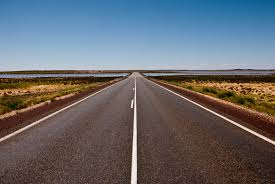
#> input picture img/line2.jpg, 275 x 184 px, found by its file name
$ jupyter execute Hough_Line_Detection.ipynb
#> lines starting #> are read from the running program, lines starting #| are printed output that depends on the picture; after the words box and inside, x2 and y2 are one past the last pixel; in counts of white or black regions, pixels touching at a corner belong together
# ข้อ 6: ตรวจหาเส้นตรงด้วย Hough Lines

Notebook นี้ใช้สำหรับตรวจหาเส้นตรงจากภาพขอบ (Edge Image) และวาดเส้นสีแดง พร้อมนับจำนวนเส้นตรงที่พบ

[cell 1]
import cv2
import numpy as np
import matplotlib.pyplot as plt
import os

[cell 2]
def load_and_convert_to_grayscale(image_path):
    image = cv2.imread(image_path)
#> image is the input picture: shape (184, 275, 3); mean B, G, R 109.4, 104.3, 102.2
    if image is None:
        print(f"Error: Could not load image from {image_path}")
        return None, None
    gray = cv2.cvtColor(image, cv2.COLOR_BGR2GRAY)
    return image, gray

def canny_edge_detection(gray_image):
    blurred = cv2.GaussianBlur(gray_image, (5, 5), 1.4)
    edges = cv2.Canny(blurred, threshold1=100, threshold2=200)
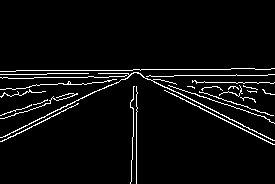
#> edges: shape (184, 275); 4.6% white in thin lines or dots, all inside (x1, y1, x2, y2) = (0, 68, 275, 184)
    #edges = cv2.Canny(edges, threshold1=100, threshold2=200)
    return edges

def hough_line_detection(edge_image, original_image):
    lines = cv2.HoughLinesP(
        edge_image,
        rho=1,
        theta=np.pi / 180,
        threshold=100,
        minLineLength=100,
        maxLineGap=10
    )
#> lines = [[133, 72, 274, 140], [1, 137, 131, 74]]

    result = original_image.copy()
    line_count = 0  # ตัวแปรสำหรับเก็บจำนวนเส้น

    if lines is not None:
        line_count = len(lines)  # 1. นับจำนวนเส้นที่เจอ
#> line_count = 2
        for line in lines:
            x1, y1, x2, y2 = line[0]
            cv2.line(result, (x1, y1), (x2, y2), (0, 0, 255), 2)
#> this loop made 2 passes
#> result: shape (184, 275, 3); 1.57% of pixels changed, all inside (x1, y1, x2, y2) = (0, 71, 275, 142)
    return result, line_count # ส่งค่าจำนวนเส้นกลับไปด้วย

def process_image(image_path, output_dir="output"):
    if not os.path.exists(output_dir):
        os.makedirs(output_dir)

    original, gray = load_and_convert_to_grayscale(image_path)
    if gray is None:
        return

    edges = canny_edge_detection(gray)
    hough_img, count = hough_line_detection(edges, original)
#> count = 2

    results = {
        "Original": cv2.cvtColor(original, cv2.COLOR_BGR2RGB),
        "Grayscale": gray,
        "Canny Edge": edges,
        f"Hough Line (Count: {count})": cv2.cvtColor(hough_img, cv2.COLOR_BGR2RGB)
    }

    fig, axes = plt.subplots(2, 2, figsize=(12, 10))
    fig.suptitle("Canny Edge + Hough Line Transform", fontsize=16)

    for ax, (title, img) in zip(axes.ravel(), results.items()):
        cmap = 'gray' if len(img.shape) == 2 else None
        ax.imshow(img, cmap=cmap)
        ax.set_title(title)
        ax.axis('off')
#> this loop made 4 passes
#> title on passes 1, 4: 'Original', 'Hough Line (Count: 2)'

    plt.tight_layout()
    save_path = os.path.join(output_dir, f"hough_{os.path.basename(image_path)}")
    plt.savefig(save_path)
    plt.show()

if __name__ == "__main__":
    image_path = "C:\\Users\\enjoykubphom\\Documents\\GitHub\\Mini_Visionv1\\img\\line2.jpg"   # เปลี่ยนเป็นรูปของคุณ
    process_image(image_path)

[cell 3]
if __name__ == "__main__":
    image_path = "C:\\Users\\enjoykubphom\\Documents\\GitHub\\Mini_Visionv1\\img\\line4.jpg"   # เปลี่ยนเป็นรูปของคุณ
    process_image(image_path)
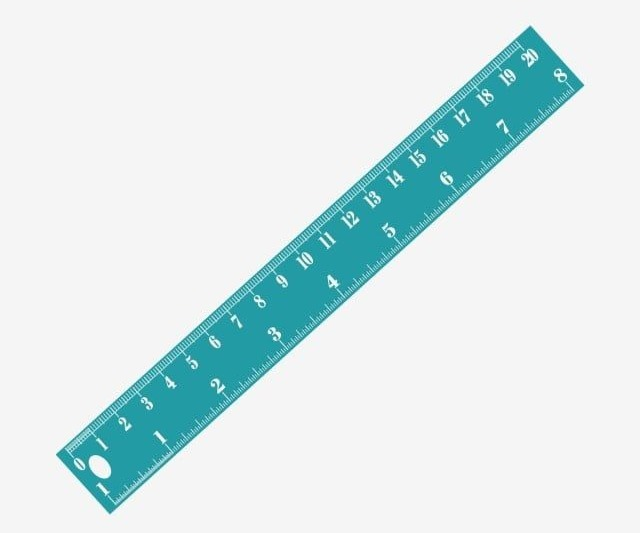
#> input picture img/line4.jpg, 640 x 533 px, found by its file name
#> in load_and_convert_to_grayscale, image is the input picture: shape (533, 640, 3); mean B, G, R 233.8, 232.7, 216.4
#> in canny_edge_detection (call 2), `edges = cv2.Canny(blurred, threshold1=100, threshold2=200)`: edges: shape (533, 640); 1.3% white in thin lines or dots, all inside (x1, y1, x2, y2) = (56, 26, 584, 514)
#> the loop in hough_line_detection (call 2), `for line in lines:` made 4 passes
#> (x1, y1, x2, y2) on passes 1 to 4: (110, 513, 578, 91), (66, 443, 529, 26), (56, 453, 462, 87), (383, 266, 583, 85)
#> after the loop in hough_line_detection (call 2), `for line in lines:`: result: shape (533, 640, 3); 1.36% of pixels changed, all inside (x1, y1, x2, y2) = (55, 25, 585, 515)
#> the loop in process_image (call 2), `for ax, (title, img) in zip(axes.ravel(), results.items()):` made 4 passes
#> title on passes 1, 4: 'Original', 'Hough Line (Count: 4)'

[cell 4]
def load_and_convert_to_grayscale(image_path):
    image = cv2.imread(image_path)
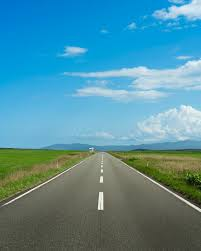
#> input picture img/line5.jpg, 201 x 251 px, found by its file name
#> image is the input picture: shape (251, 201, 3); mean B, G, R 159.1, 143.2, 82.9
    if image is None:
        print(f"Error: Could not load image from {image_path}")
        return None, None
    gray = cv2.cvtColor(image, cv2.COLOR_BGR2GRAY)
#> gray: shape (251, 201)
    return image, gray

def canny_edge_detection(gray_image):
    blurred = cv2.GaussianBlur(gray_image, (5, 5), 1.4)
#> blurred: shape (251, 201)
    edges = cv2.Canny(blurred, threshold1=70, threshold2=150)
#> edges: shape (251, 201); 2.3% white in thin lines or dots, all inside (x1, y1, x2, y2) = (0, 0, 201, 212)
    kernels = np.ones((3, 3), dtype=np.uint8)
    edges = cv2.morphologyEx(edges, cv2.MORPH_CLOSE, kernels, iterations=1)
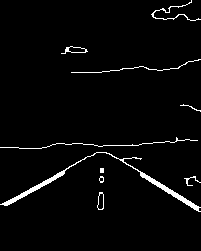
#> edges: shape (251, 201); 2.9% white; 10 white regions, largest, box (x1, y1, x2, y2) and area: (0, 152, 201, 212) 763, (0, 137, 198, 149) 205, (71, 59, 201, 73) 138
    return edges

def hough_line_detection(edge_image, original_image):
    lines = cv2.HoughLinesP(
        edge_image,
        rho=1,
        theta=np.pi / 180,
        threshold=65,
        minLineLength=80,
        maxLineGap=10
    )
#> lines = [[118, 158, 200, 211], [2, 204, 97, 152]]

    result = original_image.copy()
    line_count = 0  # ตัวแปรสำหรับเก็บจำนวนเส้น

    if lines is not None:
        line_count = len(lines)  # 1. นับจำนวนเส้นที่เจอ
#> line_count = 2
        for line in lines:
            x1, y1, x2, y2 = line[0]
            cv2.line(result, (x1, y1), (x2, y2), (0, 0, 255), 2)
#> this loop made 2 passes
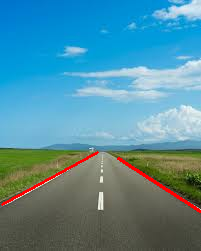
#> result: shape (251, 201, 3); 1.24% of pixels changed, all inside (x1, y1, x2, y2) = (1, 151, 201, 213)
    return result, line_count # ส่งค่าจำนวนเส้นกลับไปด้วย

def process_image(image_path, output_dir="output"):
    if not os.path.exists(output_dir):
        os.makedirs(output_dir)

    original, gray = load_and_convert_to_grayscale(image_path)
    if gray is None:
        return

    edges = canny_edge_detection(gray)
    hough_img, count = hough_line_detection(edges, original)
#> count = 2

    results = {
        "Original": cv2.cvtColor(original, cv2.COLOR_BGR2RGB),
        "Grayscale": gray,
        "Canny Edge": edges,
        f"Hough Line (Count: {count})": cv2.cvtColor(hough_img, cv2.COLOR_BGR2RGB)
    }

    fig, axes = plt.subplots(2, 2, figsize=(12, 10))
    fig.suptitle("Canny Edge + Hough Line Transform", fontsize=16)

    for ax, (title, img) in zip(axes.ravel(), results.items()):
        cmap = 'gray' if len(img.shape) == 2 else None
        ax.imshow(img, cmap=cmap)
        ax.set_title(title)
        ax.axis('off')

    plt.tight_layout()
    save_path = os.path.join(output_dir, f"hough_{os.path.basename(image_path)}")
    plt.savefig(save_path)
    plt.show()

if __name__ == "__main__":
    image_path = "C:\\Users\\enjoykubphom\\Documents\\GitHub\\Mini_Visionv1\\img\\line5.jpg"   # เปลี่ยนเป็นรูปของคุณ
    process_image(image_path)

[cell 5]
def load_and_convert_to_grayscale(image_path):
    image = cv2.imread(image_path)
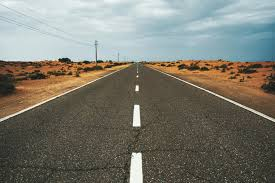
#> input picture img/line8.jpg, 275 x 183 px, found by its file name
#> image is the input picture: shape (183, 275, 3); mean B, G, R 112, 122.2, 123.2
    if image is None:
        print(f"Error: Could not load image from {image_path}")
        return None, None
    gray = cv2.cvtColor(image, cv2.COLOR_BGR2GRAY)
#> gray: shape (183, 275)
    return image, gray

def canny_edge_detection(gray_image):
    blurred = cv2.GaussianBlur(gray_image, (5, 5), 1.4)
#> blurred: shape (183, 275)
    edges = cv2.Canny(blurred, threshold1=150, threshold2=200)
#> edges: shape (183, 275); 2.1% white in thin lines or dots, all inside (x1, y1, x2, y2) = (0, 57, 275, 183)
    #edges = cv2.Canny(edges, threshold1=100, threshold2=200)
    return edges

def hough_line_detection(edge_image, original_image):
    lines = cv2.HoughLinesP(
        edge_image,
        rho=1,
        theta=np.pi / 180,
        threshold=80,
        minLineLength=80,
        maxLineGap=10
    )
#> lines = [[4, 61, 176, 61], [1, 121, 112, 74], [184, 82, 273, 121]]

    result = original_image.copy()
    line_count = 0  # ตัวแปรสำหรับเก็บจำนวนเส้น

    if lines is not None:
        line_count = len(lines)  # 1. นับจำนวนเส้นที่เจอ
#> line_count = 3
        for line in lines:
            x1, y1, x2, y2 = line[0]
            cv2.line(result, (x1, y1), (x2, y2), (0, 0, 255), 2)
#> this loop made 3 passes
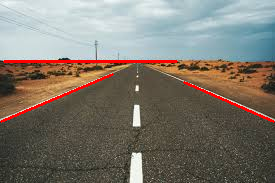
#> result: shape (183, 275, 3); 2.18% of pixels changed, all inside (x1, y1, x2, y2) = (0, 60, 275, 123)
    return result, line_count # ส่งค่าจำนวนเส้นกลับไปด้วย

def process_image(image_path, output_dir="output"):
    if not os.path.exists(output_dir):
        os.makedirs(output_dir)

    original, gray = load_and_convert_to_grayscale(image_path)
    if gray is None:
        return

    edges = canny_edge_detection(gray)
    hough_img, count = hough_line_detection(edges, original)
#> count = 3

    results = {
        "Original": cv2.cvtColor(original, cv2.COLOR_BGR2RGB),
        "Grayscale": gray,
        "Canny Edge": edges,
        f"Hough Line (Count: {count})": cv2.cvtColor(hough_img, cv2.COLOR_BGR2RGB)
    }

    fig, axes = plt.subplots(2, 2, figsize=(12, 10))
    fig.suptitle("Canny Edge + Hough Line Transform", fontsize=16)

    for ax, (title, img) in zip(axes.ravel(), results.items()):
        cmap = 'gray' if len(img.shape) == 2 else None
        ax.imshow(img, cmap=cmap)
        ax.set_title(title)
        ax.axis('off')
#> this loop made 4 passes
#> title on passes 1, 4: 'Original', 'Hough Line (Count: 3)'

    plt.tight_layout()
    save_path = os.path.join(output_dir, f"hough_{os.path.basename(image_path)}")
    plt.savefig(save_path)
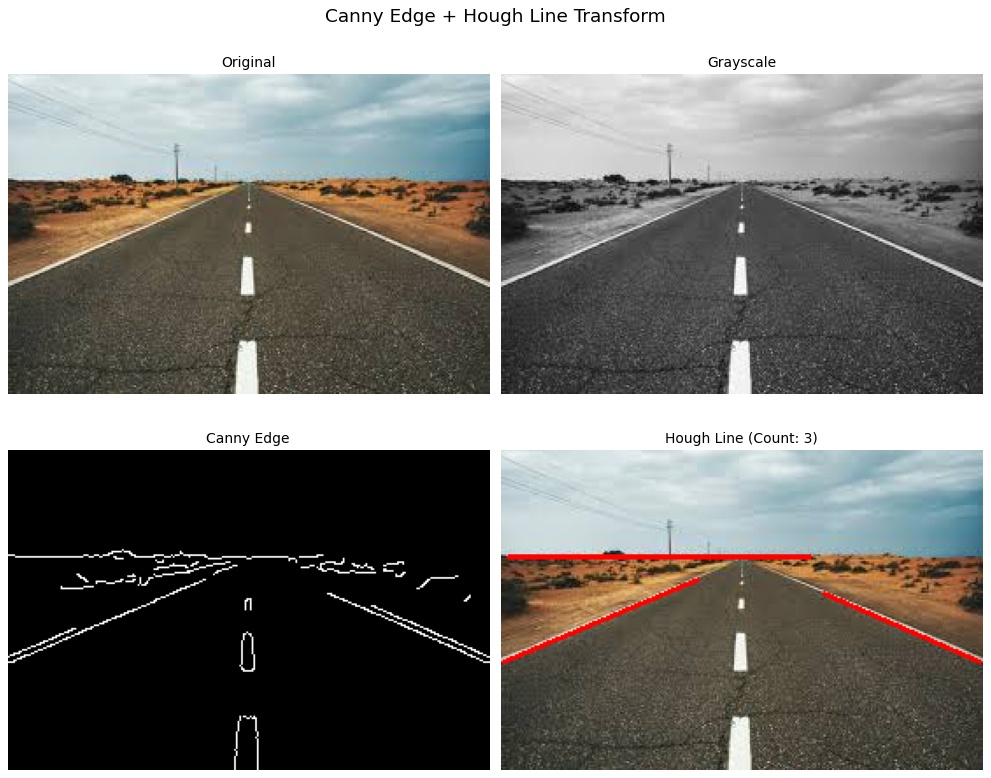
#> figure drawn by matplotlib, 4 panels
    plt.show()

if __name__ == "__main__":
    image_path = "C:\\Users\\enjoykubphom\\Documents\\GitHub\\Mini_Visionv1\\img\\line8.jpg"   # เปลี่ยนเป็นรูปของคุณ
    process_image(image_path)

# เช็คพารามิเตอร์เพื่อมาปรับ

[cell 6]
import cv2
import numpy as np

img = cv2.imread(r"C:\Users\enjoykubphom\Documents\GitHub\Mini_Visionv1\img\line4.jpg")
gray = cv2.cvtColor(img, cv2.COLOR_BGR2GRAY)

cv2.namedWindow("Hough Tune", cv2.WINDOW_NORMAL)

def nothing(x):
    pass

# ---- Trackbars ----
cv2.createTrackbar("Canny Low", "Hough Tune", 50, 300, nothing)
cv2.createTrackbar("Canny High", "Hough Tune", 150, 300, nothing)
cv2.createTrackbar("Kernel", "Hough Tune", 3, 11, nothing)
cv2.createTrackbar("Morph Iter", "Hough Tune", 1, 5, nothing)
cv2.createTrackbar("Theta", "Hough Tune", 180, 360, nothing)
cv2.createTrackbar("Hough Th", "Hough Tune", 80, 200, nothing)
cv2.createTrackbar("Min Len", "Hough Tune", 80, 300, nothing)
cv2.createTrackbar("Max Gap", "Hough Tune", 10, 50, nothing)

while True:
    low = cv2.getTrackbarPos("Canny Low", "Hough Tune")
#> low = 50
    high = cv2.getTrackbarPos("Canny High", "Hough Tune")
#> high = 150
    k = cv2.getTrackbarPos("Kernel", "Hough Tune")
#> k = 3
    it = cv2.getTrackbarPos("Morph Iter", "Hough Tune")
#> it = 1
    the = cv2.getTrackbarPos("Theta", "Hough Tune")
#> the = 180
    th = cv2.getTrackbarPos("Hough Th", "Hough Tune")
#> th = 80
    minL = cv2.getTrackbarPos("Min Len", "Hough Tune")
#> minL = 80
    gap = cv2.getTrackbarPos("Max Gap", "Hough Tune")
#> gap = 10

    if k % 2 == 0:
        k += 1
    if the == 0:
        the = 1

    blurred = cv2.GaussianBlur(gray, (5, 5), 1.4)
    edges = cv2.Canny(blurred, threshold1=low, threshold2=high)
    #edges = cv2.Canny(edges, threshold1=100, threshold2=200)
    kernel = cv2.getStructuringElement(cv2.MORPH_RECT, (k, k))
#> kernel = [[1, 1, 1], [1, 1, 1], [1, 1, 1]]
    edges = cv2.morphologyEx(edges, cv2.MORPH_CLOSE, kernel, iterations=it)
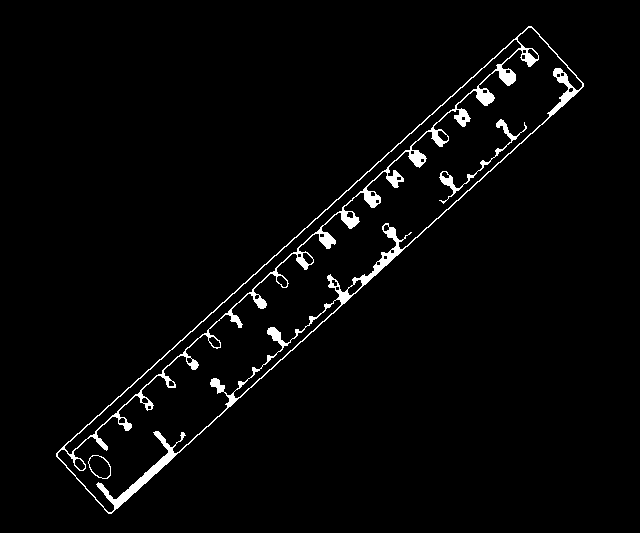
#> edges: shape (533, 640); 2.7% white; 3 white regions, box (x1, y1, x2, y2) and area: (56, 26, 584, 514) 8592, (439, 119, 527, 204) 515, (88, 455, 111, 479) 85

    lines = cv2.HoughLinesP(
        edges, 1, np.pi / the,
        th, minLineLength=minL, maxLineGap=gap
    )
#> lines = [[109, 513, 583, 86], [101, 425, 522, 45], [57, 452, 530, 26], [61, 461, 522, 46], [443, 202, 526, 127], [488, 171, 583, 85], [229, 397, 341, 292], [67, 442, 529, 26], [231, 396, 357, 278], [110, 513, 573, 96]]

    result = img.copy()
    if lines is not None:
        for l in lines:
            x1, y1, x2, y2 = l[0]
            cv2.line(result, (x1,y1), (x2,y2), (0,0,255), 2)
#> this loop made 10 passes
#> result: shape (533, 640, 3)

    show = np.hstack([
        cv2.cvtColor(edges, cv2.COLOR_GRAY2BGR),
        result
    ])
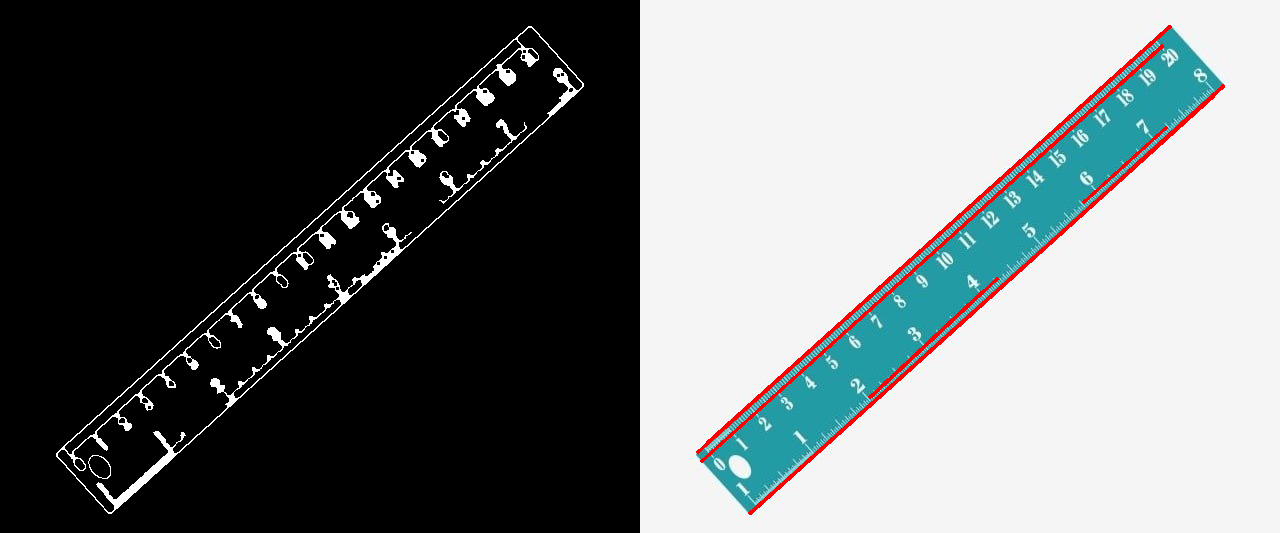
#> show: shape (533, 1280, 3); mean B, G, R 118, 117.5, 113.3

    cv2.imshow("Hough Tune", show)

    if cv2.waitKey(1) & 0xFF == 27:  # ESC
#> (key Esc is pressed here)
        break

cv2.destroyAllWindows()
